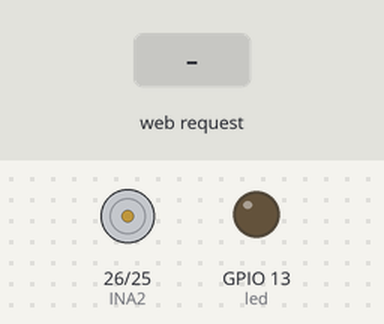
The sketch below on a simulated ESP32. Shown: motor-driver pin pairs drawn as motors (green arrow = first pin HIGH = forward, orange = second pin HIGH = backward, longer = more drive), output pins drawn as LEDs (lit = HIGH). Inputs (shaded band) come from the test bench. WiFi joins after 1.5 s; servers stay silent unless stated; what the sketch prints to the serial monitor is not drawn.

Above: at 2.7 s.
2.8 s: HTTP request GET /vroom received
At 3.2 s:
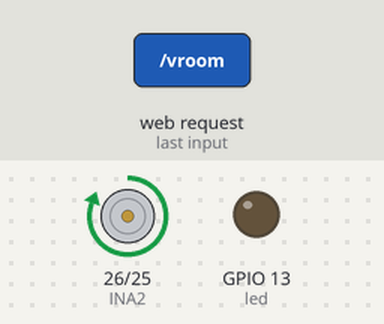
Timing chart, 0 to 9.3 s (numbered marks = the images above; inputs shaded):
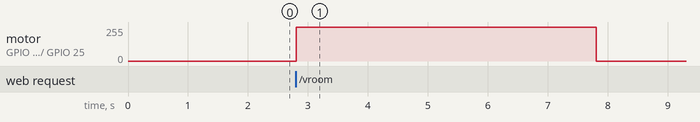

Measured:
- after the input at 2.8 s, motor on GPIO 26 (INA2) / GPIO 25 (INB2): stopped → forward 255/255 at once, → stopped 5.0 s later

The sketch:

car.ino
```cpp
#include <WiFi.h>
#include <NetworkClient.h>
#include <WebServer.h>
#include <ESPmDNS.h>

const char *ssid = "TelErwan";
const char *password = "pipicaca";

const int INA2 = 26; //INA corresponds to IN+
const int INB2 = 25;  //INB corresponds to IN-

WebServer server(80);

const int led = 13;

void handleRoot() {
  digitalWrite(led, 1);
  server.send(200, "text/plain", "hello from esp32!");
  digitalWrite(led, 0);
}

void handleNotFound() {
  digitalWrite(led, 1);
  String message = "File Not Found\n\n";
  message += "URI: ";
  message += server.uri();
  message += "\nMethod: ";
  message += (server.method() == HTTP_GET) ? "GET" : "POST";
  message += "\nArguments: ";
  message += server.args();
  message += "\n";
  for (uint8_t i = 0; i < server.args(); i++) {
    message += " " + server.argName(i) + ": " + server.arg(i) + "\n";
  }
  server.send(404, "text/plain", message);
  digitalWrite(led, 0);
}

void setup(void) {
  pinMode(led, OUTPUT);

  // moteur
  pinMode(INA2, OUTPUT);
  pinMode(INB2, OUTPUT);
  Serial.println("coucou je suis prêt");

  digitalWrite(led, 0);
  Serial.begin(115200);
  WiFi.mode(WIFI_STA);
  WiFi.begin(ssid, password);
  Serial.println("");

  // Wait for connection
  while (WiFi.status() != WL_CONNECTED) {
    delay(500);
    Serial.print(".");
  }
  Serial.println("");
  Serial.print("Connected to ");
  Serial.println(ssid);
  Serial.print("IP address: ");
  Serial.println(WiFi.localIP());

  if (MDNS.begin("esp32")) {
    Serial.println("MDNS responder started");
  }

  server.on("/", handleRoot);

  server.on("/inline", []() {
    server.send(200, "text/plain", "this works as well");
  });

  server.on("/vroom", []() {
    Serial.println("vroom");
    digitalWrite(INA2, HIGH);
    digitalWrite(INB2, LOW);
    delay(5000);
    digitalWrite(INA2, LOW);
    digitalWrite(INB2, LOW);
    server.send(200, "text/plain", "vroom 5Sec");
  });

  server.onNotFound(handleNotFound);

  server.begin();
  Serial.println("HTTP server started");
}

void loop(void) {
  server.handleClient();
  delay(2);  //allow the cpu to switch to other tasks
}
```
